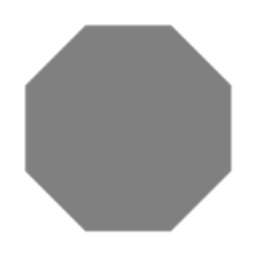
#> input picture course_images/octagon.png, 256 x 256 px
$ jupyter execute --allow-errors L5_Edge_detection.ipynb   (shell and % lines are left out)   (older library calls are emulated)
#> lines starting #> are read from the running program, lines starting #| are printed output that depends on the picture
[cell 1]
# loading necessary packages
import cv2
import numpy as np
from matplotlib import pyplot as plt
img_root_path = './../../course_images/'

# Edges
- Finding edges => finding maxima/minima in derivatives

## Differential Operators
* differential operators - when applied to the image returns some derivatives.
* modle these "operators" as masks/kernels that compute the image graident function.
* threshold this gradient function to select the edge pixels

## Graident
* the gradient points in the direction of most rapid increase in intensity

## The discrete gradient
* we want an "operator" (mask/kernel) that we can apply to the image that implements
$ \frac{\partial f(x,y)}{\partial x} = lim_{\varepsilon -> 0} \frac{f(x+\varepsilon, y) - f(x,y)}{\varepsilon}$

# Gradient Direction

[cell 2]
img = cv2.imread(img_root_path + 'octagon.png', cv2.IMREAD_GRAYSCALE) / 255.0
#> img: shape (256, 256) float64; min 0.502, max 1, mean 0.733
img_height = img.shape[0]
#> img_height = 256
img_width = img.shape[1]
#> img_width = 256
print(img_height, img_width)
#| 256 256
plt.imshow(img, cmap='gray', vmin=0, vmax=1)
plt.show()

[cell 3]
# sobel
sobelx = cv2.Sobel(img,cv2.CV_64F,1,0,ksize=3)
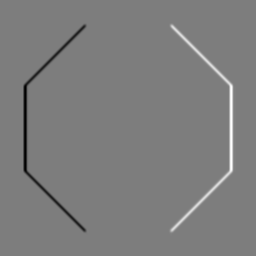
#> sobelx: shape (256, 256) float64; min -1.29, max 1.32, mean -1.36e-20; drawn with min black and max white
sobely = cv2.Sobel(img,cv2.CV_64F,0,1,ksize=3)
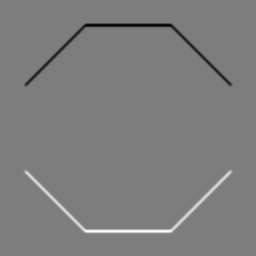
#> sobely: shape (256, 256) float64; min -1.29, max 1.32, mean 0; drawn with min black and max white

[cell 4]
plt.imshow(sobelx, cmap='gray')
plt.show()

[cell 5]
plt.imshow(sobely, cmap='gray')
plt.show()

[cell 6]
mag = np.sqrt(sobelx**2 + sobely**2)
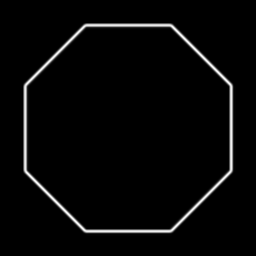
#> mag: shape (256, 256) float64; min 0, max 1.39, mean 0.0414; drawn with min black and max white
direction = np.arctan2(sobely, sobelx) * (180 / np.pi)
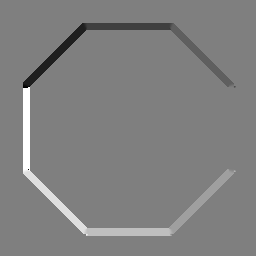
#> direction: shape (256, 256) float64; min -179.5, max 180, mean 1.6; drawn with min black and max white
